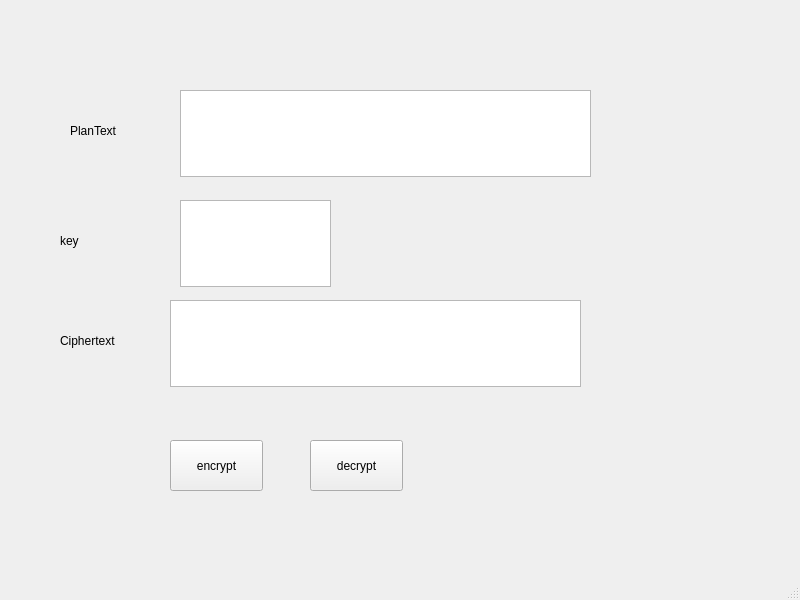
<?xml version="1.0" encoding="UTF-8"?>
<ui version="4.0">
 <class>MainWindow</class>
 <widget class="QMainWindow" name="MainWindow">
  <property name="geometry">
   <rect>
    <x>0</x>
    <y>0</y>
    <width>800</width>
    <height>600</height>
   </rect>
  </property>
  <property name="windowTitle">
   <string>MainWindow</string>
  </property>
  <widget class="QWidget" name="centralwidget">
   <widget class="QLabel" name="label">
    <property name="geometry">
     <rect>
      <x>70</x>
      <y>90</y>
      <width>141</width>
      <height>81</height>
     </rect>
    </property>
    <property name="text">
     <string>PlanText </string>
    </property>
   </widget>
   <widget class="QLabel" name="label_2">
    <property name="geometry">
     <rect>
      <x>60</x>
      <y>200</y>
      <width>81</width>
      <height>81</height>
     </rect>
    </property>
    <property name="text">
     <string>key</string>
    </property>
   </widget>
   <widget class="QLabel" name="label_3">
    <property name="geometry">
     <rect>
      <x>60</x>
      <y>300</y>
      <width>141</width>
      <height>81</height>
     </rect>
    </property>
    <property name="text">
     <string>Ciphertext</string>
    </property>
   </widget>
   <widget class="QPlainTextEdit" name="txt_plain">
    <property name="geometry">
     <rect>
      <x>180</x>
      <y>90</y>
      <width>411</width>
      <height>87</height>
     </rect>
    </property>
   </widget>
   <widget class="QPlainTextEdit" name="txt_key">
    <property name="geometry">
     <rect>
      <x>180</x>
      <y>200</y>
      <width>151</width>
      <height>87</height>
     </rect>
    </property>
   </widget>
   <widget class="QPlainTextEdit" name="txt_cipher">
    <property name="geometry">
     <rect>
      <x>170</x>
      <y>300</y>
      <width>411</width>
      <height>87</height>
     </rect>
    </property>
   </widget>
   <widget class="QPushButton" name="btn_encrypt">
    <property name="geometry">
     <rect>
      <x>170</x>
      <y>440</y>
      <width>93</width>
      <height>51</height>
     </rect>
    </property>
    <property name="text">
     <string>encrypt</string>
    </property>
   </widget>
   <widget class="QPushButton" name="btn_decrypt">
    <property name="geometry">
     <rect>
      <x>310</x>
      <y>440</y>
      <width>93</width>
      <height>51</height>
     </rect>
    </property>
    <property name="text">
     <string>decrypt</string>
    </property>
   </widget>
  </widget>
  <widget class="QMenuBar" name="menubar">
   <property name="geometry">
    <rect>
     <x>0</x>
     <y>0</y>
     <width>800</width>
     <height>26</height>
    </rect>
   </property>
  </widget>
  <widget class="QStatusBar" name="statusbar"/>
 </widget>
 <resources/>
 <connections/>
</ui>
